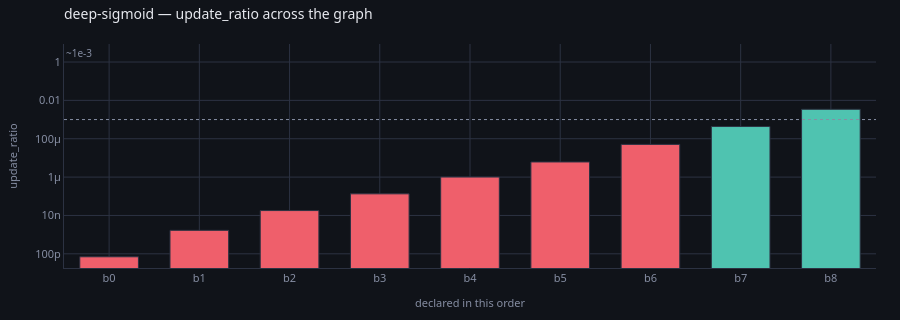

The notebook cell saved with this chart:
### Markdown cell above
Nine orders of magnitude across nine layers, and it is a straight line on a
log axis — geometric decay, exactly as the theory says.

The same profile in the **update-to-weight ratio** is the more actionable one,
because it has the learning rate in it: it says how far each layer actually
moves per step, against its own size. Practice puts a healthy layer near
`1e-3`, and the dotted line is that.

### Code cell
profile(store, run="deep-sigmoid", of="update_ratio")

### Figure 1 — Plotly figure (JSON) as saved in the notebook; plotly's stock layout.template omitted (floating-point values rounded to 4 significant figures)
{"data": [{"customdata": ["VANISHING, STALLED", "STALLED", "STALLED", "STALLED", "STALLED", "STALLED", "STALLED", "nothing tripped", "nothing tripped"], "hovertemplate": "<b>%{x}</b><br>%{y:.3e}<br>%{customdata}<extra></extra>", "marker": {"color": ["#ef5f6b", "#ef5f6b", "#ef5f6b", "#ef5f6b", "#ef5f6b", "#ef5f6b", "#ef5f6b", "#4fc3b0", "#4fc3b0"], "line": {"color": "#2c3242", "width": 1}}, "type": "bar", "x": ["b0", "b1", "b2", "b3", "b4", "b5", "b6", "b7", "b8"], "y": [6.995e-11, 1.676e-09, 1.798e-08, 1.338e-07, 1.005e-06, 6.151e-06, 5.058e-05, 0.0004333, 0.003425]}], "layout": {"annotations": [{"font": {"color": "#868ea3", "size": 10}, "showarrow": false, "text": "~1e-3", "x": 0, "xanchor": "left", "xref": "x domain", "y": 0.001, "yanchor": "bottom", "yref": "y"}], "bargap": 0.35, "font": {"color": "#e7e9ef", "family": "system-ui, -apple-system, Segoe UI, Roboto, sans-serif", "size": 12}, "height": 320, "hoverlabel": {"align": "left", "bgcolor": "#1a1e28", "bordercolor": "#2c3242", "font": {"color": "#e7e9ef", "family": "system-ui, -apple-system, Segoe UI, Roboto, sans-serif"}}, "legend": {"bgcolor": "rgba(0,0,0,0)", "font": {"color": "#868ea3"}, "orientation": "h", "x": 1, "xanchor": "right", "y": 1.02, "yanchor": "bottom"}, "margin": {"b": 44, "l": 56, "r": 24, "t": 44}, "paper_bgcolor": "#101319", "plot_bgcolor": "#101319", "shapes": [{"line": {"color": "#868ea3", "dash": "dot", "width": 1}, "type": "line", "x0": 0, "x1": 1, "xref": "x domain", "y0": 0.001, "y1": 0.001, "yref": "y"}], "showlegend": false, "title": {"font": {"size": 14}, "text": "deep-sigmoid — update_ratio across the graph", "x": 0, "xanchor": "left", "xref": "paper", "y": 0.97, "yanchor": "top"}, "xaxis": {"gridcolor": "#2c3242", "linecolor": "#2c3242", "tickfont": {"color": "#868ea3", "size": 11}, "title": {"font": {"color": "#868ea3", "size": 11}, "text": "declared in this order"}, "zerolinecolor": "#2c3242"}, "yaxis": {"gridcolor": "#2c3242", "linecolor": "#2c3242", "tickfont": {"color": "#868ea3", "size": 11}, "title": {"font": {"color": "#868ea3", "size": 11}, "text": "update_ratio"}, "type": "log", "zerolinecolor": "#2c3242"}}}
